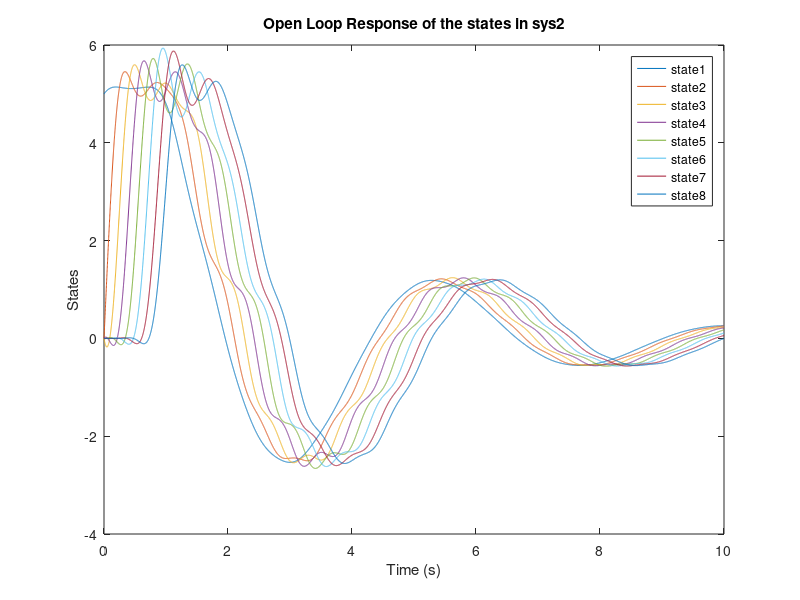
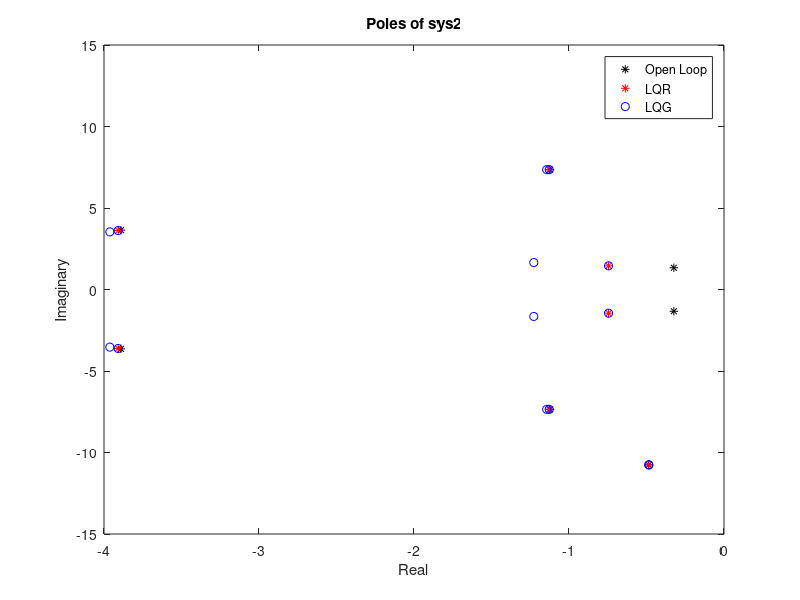
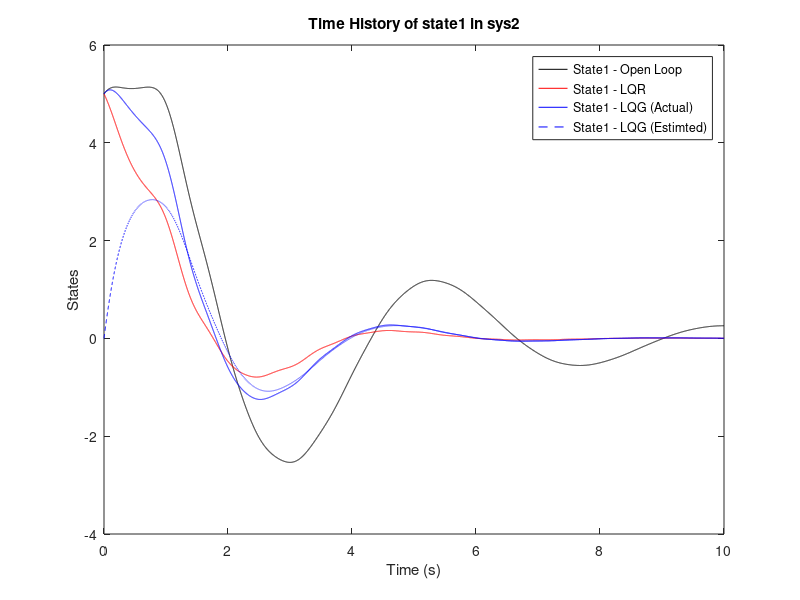
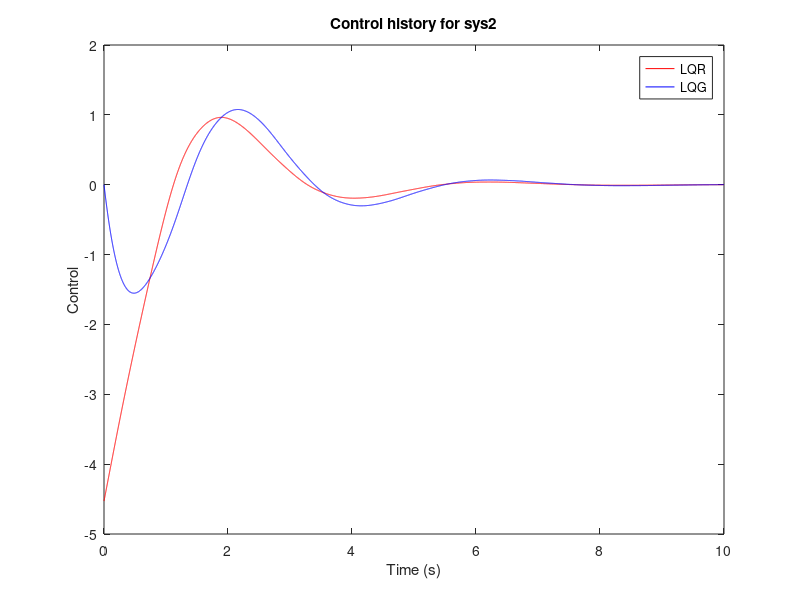

The MATLAB source for these figures, in order:
%% MATH 5546: Final Project
% Submission by Sandeep k JADA

clear; clc; close all;

%% C(A,B) and O(A,C)

load SYS2

disp(['The rank of controllablity Matrix is ',num2str(rank(ctrb(A_sys2,B_sys2))),'/',num2str(length(A_sys2))]);
disp(['The rank of observablity Matrix is ',num2str(rank(obsv(A_sys2,C_sys2))),'/',num2str(length(A_sys2))]);


%% Simulation of Open-loop

tfinal = 10;
dt = 0.001;

t = 0:dt:tfinal;

% Just doing an Euler-Cauchy 1st order

X = IC2;

for n=2:length(t)
    X(:,n) = X(:,n-1) + dt.*A_sys2*X(:,n-1);
end

figure; 
for n = 1:length(A_sys2)
    plot(t,X(n,:)','DisplayName',['state',num2str(n)]);hold on
end
legend show
title('Open Loop Response of the states in sys2');
xlabel('Time (s)')
ylabel('States')

poles_OLP = eig(A_sys2);
figure(2); plot(real(poles_OLP),imag(poles_OLP),'k*'); hold on
title('Poles of sys2');
xlabel('Real')
ylabel('Imaginary')

figure(3); plot(t,X(1,:)','k');hold on
title('Time History of state1 in sys2');
xlabel('Time (s)')
ylabel('States')

[num,den]=ss2tf(A_sys2,B_sys2,C_sys2,0);
sys2_TFOLP = tf(num,den);




%% LQR

[K,P,poles_CLP] = lqr(A_sys2,B_sys2,Q_sys2,R_sys2);

X = IC2;



for n=2:length(t)
    X(:,n) = X(:,n-1) + dt.*(A_sys2-B_sys2*K)*X(:,n-1);
end

figure(4); plot(t,-K*X,'r'); hold on;
title('Control history for sys2')
xlabel('Time (s)')
ylabel('Control')

figure; 
for n = 1:length(A_sys2)
    plot(t,X(n,:)','DisplayName',['state',num2str(n)]);hold on
end
legend show
title('LQR Response of the all states in sys2');
xlabel('Time (s)')
ylabel('States')


figure(2); plot(real(poles_CLP),imag(poles_CLP),'r*')

figure(3); plot(t,X(1,:)','r');

[num,den]=ss2tf(A_sys2,B_sys2,K,0);
sys2_TFLQR = tf(num,den);

% figure;margin(sys2_TF)



%% LQG
[K,P,~] = lqr(A_sys2,B_sys2,Q_sys2,R_sys2);
[F,PI,~] = lqr(A_sys2',C_sys2',M_sys2,N_sys2);
F=F';

X = IC2;
X_e = IC2.*0;

X_aug = [X;X-X_e];

A_aug = [A_sys2-B_sys2*K B_sys2*K; 0.*A_sys2 A_sys2-F*C_sys2];

for n=2:length(t)
    X_aug(:,n) = X_aug(:,n-1) + dt.*(A_aug)*X_aug(:,n-1);
end
X = X_aug(1:length(A_sys2),:);
X_e = X - X_aug(end-length(A_sys2)+1:end,:);



poles_LQG = eig([A_sys2 -B_sys2*K;F*C_sys2 (A_sys2-F*C_sys2-B_sys2*K)]);

figure(2); plot(real(poles_LQG),imag(poles_LQG),'bo')
legend('Open Loop','LQR','LQG')

[num,den]=ss2tf(A_sys2,B_sys2,C_sys2,0);
sys2_TF_LP = tf(num,den);

% figure;margin(sys2_TF)

[num,den]=ss2tf(A_sys2-B_sys2*K-F*C_sys2,F,K,0);
sys2_TF_K = tf(-1*num,den);


figure(3); plot(t,X(1,:)','b');
plot(t,X_e(1,:)','b--');
legend('State1 - Open Loop','State1 - LQR','State1 - LQG (Actual)','State1 - LQG (Estimted)')

figure(4); plot(t,-K*X_e,'b');
legend('LQR','LQG')



sys2_TFLQG = sys2_TF_LP*sys2_TF_K;

% figure;margin(sys2_TF)

%% LQR - Prescribe degree of stablity

[K,P,poles_CLP] = lqr(A_sys2,B_sys2,Q_sys2.*exp(6),R_sys2);
[~,~,poles_LQR] = lqr(A_sys2,B_sys2,Q_sys2,R_sys2);

X = IC2;

for n=2:length(t)
    X(:,n) = X(:,n-1) + dt.*(A_sys2-B_sys2*K)*X(:,n-1);
end

figure; 
for n = 1:length(A_sys2)
    plot(t,X(n,:)','DisplayName',['state',num2str(n)]);hold on
end
title('LQR Presec Response of the all states in sys2');
legend show

figure; plot(real(poles_LQR),imag(poles_LQR),'ko'); hold on;
plot(real(poles_CLP),imag(poles_CLP),'k*')
legend('LQR','LQR (With Presc Deg of Stab)')
xlabel('Real')
ylabel('Imaginary')

[num,den]=ss2tf(A_sys2,B_sys2,K,0);
sys2_TFLQR2 = tf(num,den);

% figure(3); plot(t,-K*X);

%% Plot for GM and PM

figure; margin(sys2_TFOLP); legend('Open-Loop - TF: U to Z');
figure; margin(sys2_TFLQR); legend('LQR - TF: U to U');
figure; margin(sys2_TFLQG); legend('LQG - TF: U to U');

X = X_aug(1:length(A_sys2),:);
X_e = X - X_aug(end-length(A_sys2)+1:end,:);



figure;
title('LQG Response of the all states in sys2');
for n = 1:length(A_sys2)
    subplot(4,2,n)
    plot(t,X(n,:)','b','DisplayName',['x',num2str(n),' (Act)']);hold on
    plot(t,X_e(n,:)','b--','DisplayName',['x',num2str(n),' (Est)']);
    set(gca,'FontSize',6)
    legend show
end
